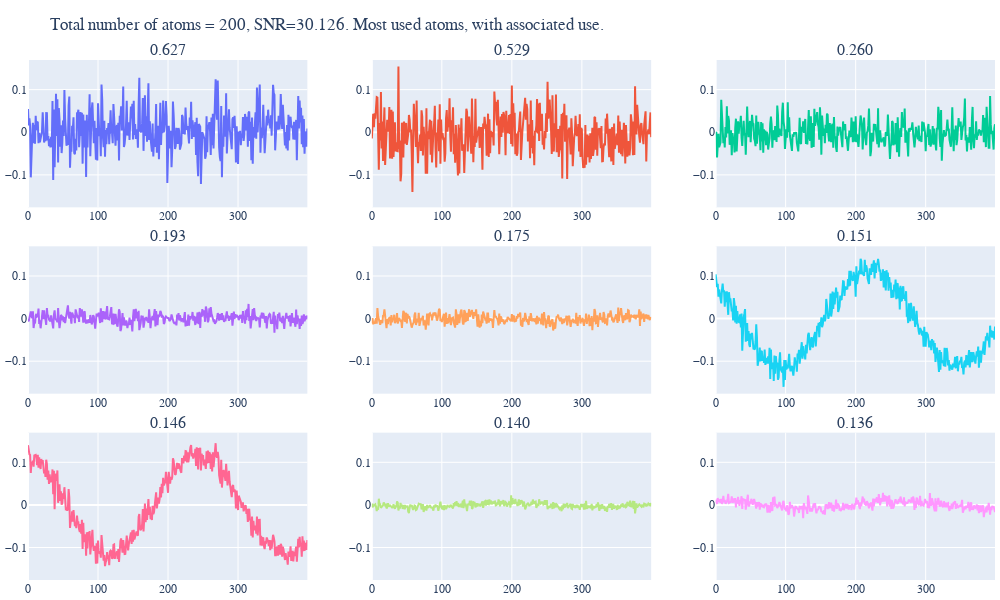

The code cell stored with this chart in its notebook:
### Code cell
n_coefs = 5
K = 200
ksvd = KSVD(n_nonzero_coefs=n_coefs, K=K, max_iter=3, tol=1e-4)

D, Z = ksvd.fit_1d_signal(measure, 400)
pred = ksvd.predict_1d_signal(measure)
plot_atoms(D, Z, n_rows=3, vertical_spacing=.075, title=f'Total number of atoms = {K}, SNR={SNR(signal, pred):.3f}. Most used atoms, with associated use.')

### Figure 1 — Plotly figure (JSON) as saved in the notebook; plotly's stock layout.template omitted (floating-point values rounded to 4 significant figures; data arrays with more than 128 entries replaced by an {"elided": "..."} marker saying what was removed)
{"data": [{"type": "scatter", "x": {"elided": "400 int values"}, "xaxis": "x", "y": {"elided": "400 float values"}, "yaxis": "y"}, {"type": "scatter", "x": {"elided": "400 int values"}, "xaxis": "x2", "y": {"elided": "400 float values"}, "yaxis": "y2"}, {"type": "scatter", "x": {"elided": "400 int values"}, "xaxis": "x3", "y": {"elided": "400 float values"}, "yaxis": "y3"}, {"type": "scatter", "x": {"elided": "400 int values"}, "xaxis": "x4", "y": {"elided": "400 float values"}, "yaxis": "y4"}, {"type": "scatter", "x": {"elided": "400 int values"}, "xaxis": "x5", "y": {"elided": "400 float values"}, "yaxis": "y5"}, {"type": "scatter", "x": {"elided": "400 int values"}, "xaxis": "x6", "y": {"elided": "400 float values"}, "yaxis": "y6"}, {"type": "scatter", "x": {"elided": "400 int values"}, "xaxis": "x7", "y": {"elided": "400 float values"}, "yaxis": "y7"}, {"type": "scatter", "x": {"elided": "400 int values"}, "xaxis": "x8", "y": {"elided": "400 float values"}, "yaxis": "y8"}, {"type": "scatter", "x": {"elided": "400 int values"}, "xaxis": "x9", "y": {"elided": "400 float values"}, "yaxis": "y9"}], "layout": {"annotations": [{"font": {"size": 16}, "showarrow": false, "text": "0.627", "x": 0.1444, "xanchor": "center", "xref": "paper", "y": 1, "yanchor": "bottom", "yref": "paper"}, {"font": {"size": 16}, "showarrow": false, "text": "0.529", "x": 0.5, "xanchor": "center", "xref": "paper", "y": 1, "yanchor": "bottom", "yref": "paper"}, {"font": {"size": 16}, "showarrow": false, "text": "0.260", "x": 0.8556, "xanchor": "center", "xref": "paper", "y": 1, "yanchor": "bottom", "yref": "paper"}, {"font": {"size": 16}, "showarrow": false, "text": "0.193", "x": 0.1444, "xanchor": "center", "xref": "paper", "y": 0.6417, "yanchor": "bottom", "yref": "paper"}, {"font": {"size": 16}, "showarrow": false, "text": "0.175", "x": 0.5, "xanchor": "center", "xref": "paper", "y": 0.6417, "yanchor": "bottom", "yref": "paper"}, {"font": {"size": 16}, "showarrow": false, "text": "0.151", "x": 0.8556, "xanchor": "center", "xref": "paper", "y": 0.6417, "yanchor": "bottom", "yref": "paper"}, {"font": {"size": 16}, "showarrow": false, "text": "0.146", "x": 0.1444, "xanchor": "center", "xref": "paper", "y": 0.2833, "yanchor": "bottom", "yref": "paper"}, {"font": {"size": 16}, "showarrow": false, "text": "0.140", "x": 0.5, "xanchor": "center", "xref": "paper", "y": 0.2833, "yanchor": "bottom", "yref": "paper"}, {"font": {"size": 16}, "showarrow": false, "text": "0.136", "x": 0.8556, "xanchor": "center", "xref": "paper", "y": 0.2833, "yanchor": "bottom", "yref": "paper"}], "font": {"family": "Serif"}, "height": 600, "margin": {"b": 5, "l": 5, "r": 5, "t": 60}, "showlegend": false, "title": {"text": "Total number of atoms = 200, SNR=30.126. Most used atoms, with associated use."}, "width": 1000, "xaxis": {"anchor": "y", "autorange": true, "domain": [0, 0.2889], "range": [0, 399], "type": "linear"}, "xaxis2": {"anchor": "y2", "autorange": true, "domain": [0.3556, 0.6444], "range": [0, 399], "type": "linear"}, "xaxis3": {"anchor": "y3", "autorange": true, "domain": [0.7111, 1], "range": [0, 399], "type": "linear"}, "xaxis4": {"anchor": "y4", "autorange": true, "domain": [0, 0.2889], "range": [0, 399], "type": "linear"}, "xaxis5": {"anchor": "y5", "autorange": true, "domain": [0.3556, 0.6444], "range": [0, 399], "type": "linear"}, "xaxis6": {"anchor": "y6", "autorange": true, "domain": [0.7111, 1], "range": [0, 399], "type": "linear"}, "xaxis7": {"anchor": "y7", "autorange": true, "domain": [0, 0.2889], "range": [0, 399], "type": "linear"}, "xaxis8": {"anchor": "y8", "autorange": true, "domain": [0.3556, 0.6444], "range": [0, 399], "type": "linear"}, "xaxis9": {"anchor": "y9", "autorange": true, "domain": [0.7111, 1], "range": [0, 399], "type": "linear"}, "yaxis": {"anchor": "x", "domain": [0.7167, 1], "range": [-0.1762, 0.1696], "type": "linear"}, "yaxis2": {"anchor": "x2", "domain": [0.7167, 1], "range": [-0.1762, 0.1696], "type": "linear"}, "yaxis3": {"anchor": "x3", "domain": [0.7167, 1], "range": [-0.1762, 0.1696], "type": "linear"}, "yaxis4": {"anchor": "x4", "domain": [0.3583, 0.6417], "range": [-0.1762, 0.1696], "type": "linear"}, "yaxis5": {"anchor": "x5", "domain": [0.3583, 0.6417], "range": [-0.1762, 0.1696], "type": "linear"}, "yaxis6": {"anchor": "x6", "domain": [0.3583, 0.6417], "range": [-0.1762, 0.1696], "type": "linear"}, "yaxis7": {"anchor": "x7", "domain": [0, 0.2833], "range": [-0.1762, 0.1696], "type": "linear"}, "yaxis8": {"anchor": "x8", "domain": [0, 0.2833], "range": [-0.1762, 0.1696], "type": "linear"}, "yaxis9": {"anchor": "x9", "domain": [0, 0.2833], "range": [-0.1762, 0.1696], "type": "linear"}}}
